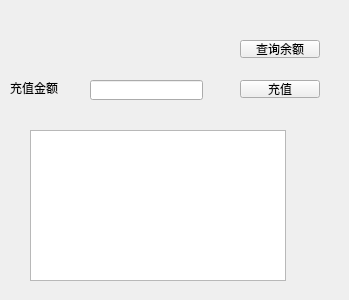
<?xml version="1.0" encoding="UTF-8"?>
<ui version="4.0">
 <class>user_rec</class>
 <widget class="QWidget" name="user_rec">
  <property name="geometry">
   <rect>
    <x>0</x>
    <y>0</y>
    <width>349</width>
    <height>300</height>
   </rect>
  </property>
  <property name="windowTitle">
   <string>Form</string>
  </property>
  <widget class="QPushButton" name="pushButton">
   <property name="geometry">
    <rect>
     <x>240</x>
     <y>40</y>
     <width>80</width>
     <height>18</height>
    </rect>
   </property>
   <property name="text">
    <string>查询余额</string>
   </property>
  </widget>
  <widget class="QPushButton" name="pushButton_2">
   <property name="geometry">
    <rect>
     <x>240</x>
     <y>80</y>
     <width>80</width>
     <height>18</height>
    </rect>
   </property>
   <property name="text">
    <string>充值</string>
   </property>
  </widget>
  <widget class="QLineEdit" name="lineEdit">
   <property name="geometry">
    <rect>
     <x>90</x>
     <y>80</y>
     <width>113</width>
     <height>20</height>
    </rect>
   </property>
  </widget>
  <widget class="QLabel" name="label">
   <property name="geometry">
    <rect>
     <x>10</x>
     <y>80</y>
     <width>61</width>
     <height>16</height>
    </rect>
   </property>
   <property name="text">
    <string>充值金额</string>
   </property>
  </widget>
  <widget class="QTextBrowser" name="textBrowser">
   <property name="geometry">
    <rect>
     <x>30</x>
     <y>130</y>
     <width>256</width>
     <height>151</height>
    </rect>
   </property>
  </widget>
 </widget>
 <resources/>
 <connections/>
</ui>
